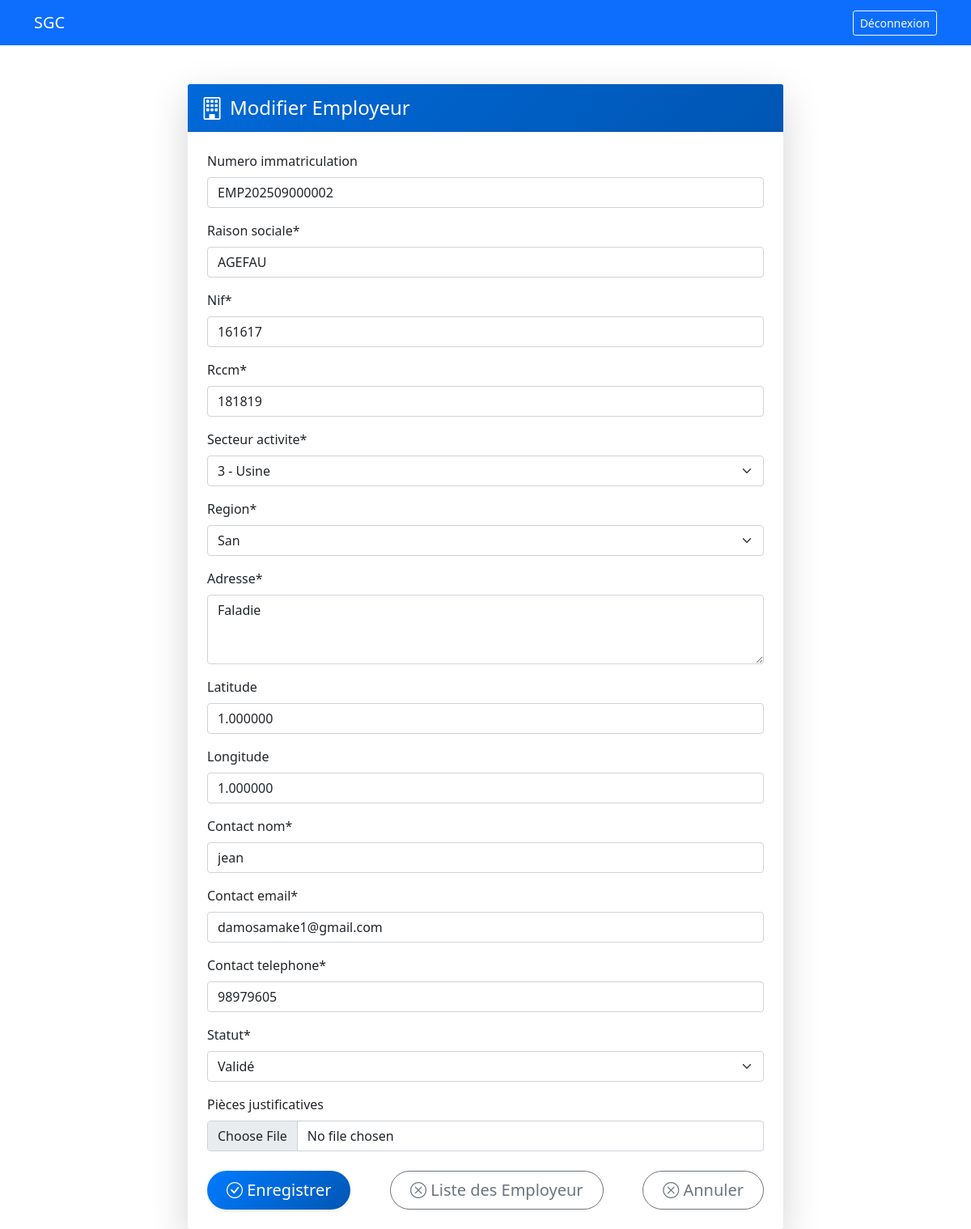
The page /employeurs/2/modifier/ (signed in) on the database its author committed.
### core/models.py (models this page shows, shortened)
class Employeur(models.Model):
    STATUT_CHOICES = (
        ('prospecte', 'Prospecté'),
        ('dossier_soumis', 'Dossier Soumis'),
        ('en_cours', 'En Cours de Validation'),
        ('valide', 'Validé'),
        ('rejete', 'Rejeté'),
    )
    numero_immatriculation = models.CharField(max_length=20, unique=True, blank=True)
    raison_sociale = models.CharField(max_length=200)
    nif = models.CharField(max_length=50, unique=True)
    rccm = models.CharField(max_length=50, unique=True)
    secteur_activite = models.ForeignKey(SecteurActivite, on_delete=models.PROTECT)
    region = models.ForeignKey(Region, on_delete=models.PROTECT)
    adresse = models.TextField()
    latitude = models.DecimalField(max_digits=9, decimal_places=6, null=True, blank=True)
    longitude = models.DecimalField(max_digits=9, decimal_places=6, null=True, blank=True)
    contact_nom = models.CharField(max_length=100)
    contact_email = models.EmailField()
    contact_telephone = models.CharField(max_length=20)
    statut = models.CharField(max_length=20, choices=STATUT_CHOICES, default='prospecte')
    motif_rejet = models.TextField(blank=True)
    date_creation = models.DateTimeField(auto_now_add=True)
    date_validation = models.DateTimeField(null=True, blank=True)
    agent = models.ForeignKey(CustomUser, on_delete=models.PROTECT, related_name='employeurs_crees')
    validated_by = models.ForeignKey(CustomUser, on_delete=models.PROTECT, null=True, blank=True, related_name='employeurs_valides')

### core/views.py (the view)
# urls.py: path('employeurs/<int:pk>/modifier/', views.employeur_update, name='employeur_update'),
@login_required
def employeur_update(request, pk):
    employeur = get_object_or_404(Employeur, pk=pk)
    if not (request.user.role in ['admin', 'superviseur', 'validation'] and
            request.user != employeur.agent):
        messages.error(request, "Vous n'avez pas la permission de modifier cet employeur.")
        return redirect('employeur_list')
    if request.method == 'POST':
        form = EmployeurForm(request.POST, request.FILES, instance=employeur)
        if form.is_valid():
            employeur = form.save()
            pieces = request.FILES.getlist('pieces_justificatives')
            for piece in pieces:
                PieceJustificative.objects.create(
                    employeur=employeur,
                    nom=piece.name,
                    fichier=piece
                )
            messages.success(request, 'Employeur modifié avec succès!')
            return redirect('employeur_detail', pk=employeur.pk)
    else:
        form = EmployeurForm(instance=employeur)
    return render(request, 'employeur_form.html', {
        'form': form,
        'employeur': employeur,
        'edition': True
    })

### core/forms.py
class EmployeurForm(forms.ModelForm):
    pieces_justificatives = forms.FileField(
        required=False,
        widget=forms.ClearableFileInput(attrs={'multiple': False}),
        label="Pièces justificatives"
    )
    class Meta:
        model = Employeur
        fields = ['numero_immatriculation','raison_sociale', 'nif', 'rccm', 'secteur_activite', 'region',
                 'adresse', 'latitude', 'longitude', 'contact_nom', 'contact_email',
                 'contact_telephone', 'statut']
        widgets = {
            'adresse': forms.Textarea(attrs={'rows': 3}),
            'statut': forms.Select(attrs={'class': 'form-select'}),
        }
    def __init__(self, *args, **kwargs):
        super().__init__(*args, **kwargs)
        if not kwargs.get('instance'):
            self.fields['statut'].initial = 'prospecte'

### core/models.py (called while the page is built)
    def __str__(self):
        return f"{self.code} - {self.nom}"

    def __str__(self):
        return self.nom

### templates/employeur_form.html (shortened to what this page needs)
{% extends "base.html" %}
{% load crispy_forms_tags %}
{% block content %}
<div class="row justify-content-center mt-5">
    <div class="col-md-8">
        <div class="card shadow-lg border-0 rounded-4">
            <div class="card-header text-white bg-gradient-primary rounded-top-4 d-flex align-items-center">
                <i class="bi bi-building me-2 fs-3"></i>
                <h4 class="mb-0">
                    {% if edition %}Modifier{% else %}Nouvel{% endif %} Employeur
                </h4>
            </div>
            <div class="card-body p-4">
                <form method="post" enctype="multipart/form-data">
                    {{ form|crispy }}
                    <div class="mt-4 d-flex justify-content-between">
                        <button type="submit" class="btn btn-lg btn-primary rounded-pill shadow-sm px-4">
                            <i class="bi bi-check-circle"></i> Enregistrer
                        </button>
                        <a href="{% url 'employeur_list' %}" class="btn btn-lg btn-outline-secondary rounded-pill px-4">
                            <i class="bi bi-x-circle"></i> Liste des Employeur
                        </a>
                        <a href="{% url 'dashboard' %}" class="btn btn-lg btn-outline-secondary rounded-pill px-4">
                            <i class="bi bi-x-circle"></i> Annuler
                        </a>
                    </div>
                </form>
            </div>
        </div>
    </div>
</div>
{% endblock %}

### templates/employeur_form.html (style rules this page uses)
.bg-gradient-primary { background: linear-gradient(135deg, #0069d9, #0056b3); }
.card { transition: transform 0.2s ease, box-shadow 0.2s ease; }
.btn-primary { background: linear-gradient(135deg, #007bff, #0056b3); border: none; transition: all 0.3s ease; }

### rows shown on the page
Employeur: numero_immatriculation "EMP202509000002", raison_sociale "AGEFAU", nif "161617", rccm "181819", secteur_activite "3 - Usine", region "San", adresse "Faladie", latitude "1.000000", longitude "1.000000", contact_nom "jean", contact_email "damosamake1@gmail.com", contact_telephone "98979605", statut "Validé"
